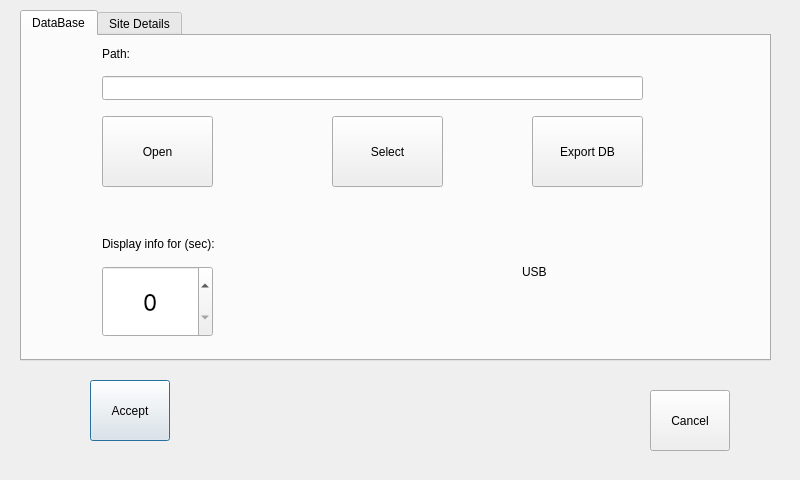
<?xml version="1.0" encoding="UTF-8"?>
<ui version="4.0">
 <class>atpSettings</class>
 <widget class="QDialog" name="atpSettings">
  <property name="geometry">
   <rect>
    <x>0</x>
    <y>0</y>
    <width>800</width>
    <height>480</height>
   </rect>
  </property>
  <property name="windowTitle">
   <string>Dialog</string>
  </property>
  <widget class="QPushButton" name="buttonAccept">
   <property name="geometry">
    <rect>
     <x>90</x>
     <y>380</y>
     <width>80</width>
     <height>61</height>
    </rect>
   </property>
   <property name="text">
    <string>Accept</string>
   </property>
  </widget>
  <widget class="QPushButton" name="buttonCancel">
   <property name="geometry">
    <rect>
     <x>650</x>
     <y>390</y>
     <width>80</width>
     <height>61</height>
    </rect>
   </property>
   <property name="text">
    <string>Cancel</string>
   </property>
  </widget>
  <widget class="QTabWidget" name="tabSettings">
   <property name="geometry">
    <rect>
     <x>20</x>
     <y>10</y>
     <width>751</width>
     <height>351</height>
    </rect>
   </property>
   <property name="currentIndex">
    <number>0</number>
   </property>
   <widget class="QWidget" name="tabDataBase">
    <attribute name="title">
     <string>DataBase</string>
    </attribute>
    <widget class="QLineEdit" name="editDbPath">
     <property name="geometry">
      <rect>
       <x>80</x>
       <y>40</y>
       <width>541</width>
       <height>24</height>
      </rect>
     </property>
    </widget>
    <widget class="QPushButton" name="buttonOpenDb">
     <property name="geometry">
      <rect>
       <x>80</x>
       <y>80</y>
       <width>111</width>
       <height>71</height>
      </rect>
     </property>
     <property name="text">
      <string>Open</string>
     </property>
    </widget>
    <widget class="QPushButton" name="buttoneSelectDb">
     <property name="geometry">
      <rect>
       <x>310</x>
       <y>80</y>
       <width>111</width>
       <height>71</height>
      </rect>
     </property>
     <property name="text">
      <string>Select</string>
     </property>
    </widget>
    <widget class="QLabel" name="label">
     <property name="geometry">
      <rect>
       <x>80</x>
       <y>200</y>
       <width>191</width>
       <height>16</height>
      </rect>
     </property>
     <property name="text">
      <string>Display info for (sec):</string>
     </property>
    </widget>
    <widget class="QLabel" name="label_2">
     <property name="geometry">
      <rect>
       <x>80</x>
       <y>10</y>
       <width>151</width>
       <height>16</height>
      </rect>
     </property>
     <property name="text">
      <string>Path:</string>
     </property>
    </widget>
    <widget class="QSpinBox" name="spinSeconds">
     <property name="geometry">
      <rect>
       <x>80</x>
       <y>230</y>
       <width>111</width>
       <height>71</height>
      </rect>
     </property>
     <property name="font">
      <font>
       <family>Latin Modern Mono Prop Light</family>
       <pointsize>20</pointsize>
       <weight>75</weight>
       <bold>true</bold>
      </font>
     </property>
     <property name="alignment">
      <set>Qt::AlignCenter</set>
     </property>
     <property name="maximum">
      <number>60</number>
     </property>
    </widget>
    <widget class="QLabel" name="lbl_device">
     <property name="geometry">
      <rect>
       <x>500</x>
       <y>200</y>
       <width>161</width>
       <height>71</height>
      </rect>
     </property>
     <property name="text">
      <string>USB</string>
     </property>
    </widget>
    <widget class="QPushButton" name="buttoneDbExport">
     <property name="geometry">
      <rect>
       <x>510</x>
       <y>80</y>
       <width>111</width>
       <height>71</height>
      </rect>
     </property>
     <property name="text">
      <string>Export DB</string>
     </property>
    </widget>
   </widget>
   <widget class="QWidget" name="tabSiteDetails">
    <attribute name="title">
     <string>Site Details</string>
    </attribute>
    <widget class="QLineEdit" name="editJobRef">
     <property name="geometry">
      <rect>
       <x>290</x>
       <y>10</y>
       <width>441</width>
       <height>24</height>
      </rect>
     </property>
    </widget>
    <widget class="QLineEdit" name="editSiteName">
     <property name="geometry">
      <rect>
       <x>290</x>
       <y>50</y>
       <width>441</width>
       <height>24</height>
      </rect>
     </property>
    </widget>
    <widget class="QTextEdit" name="editAddres">
     <property name="geometry">
      <rect>
       <x>10</x>
       <y>140</y>
       <width>271</width>
       <height>171</height>
      </rect>
     </property>
    </widget>
    <widget class="QLineEdit" name="editPostcode">
     <property name="geometry">
      <rect>
       <x>290</x>
       <y>90</y>
       <width>441</width>
       <height>24</height>
      </rect>
     </property>
    </widget>
    <widget class="QDateEdit" name="dateJobStart">
     <property name="geometry">
      <rect>
       <x>310</x>
       <y>170</y>
       <width>201</width>
       <height>121</height>
      </rect>
     </property>
    </widget>
    <widget class="QDateEdit" name="dateJobFinish">
     <property name="geometry">
      <rect>
       <x>540</x>
       <y>170</y>
       <width>201</width>
       <height>121</height>
      </rect>
     </property>
    </widget>
    <widget class="QLabel" name="label_3">
     <property name="geometry">
      <rect>
       <x>0</x>
       <y>10</y>
       <width>291</width>
       <height>16</height>
      </rect>
     </property>
     <property name="text">
      <string>Reference No</string>
     </property>
     <property name="alignment">
      <set>Qt::AlignCenter</set>
     </property>
    </widget>
    <widget class="QLabel" name="label_4">
     <property name="geometry">
      <rect>
       <x>10</x>
       <y>120</y>
       <width>211</width>
       <height>16</height>
      </rect>
     </property>
     <property name="text">
      <string>Address</string>
     </property>
    </widget>
    <widget class="QLabel" name="label_5">
     <property name="geometry">
      <rect>
       <x>0</x>
       <y>50</y>
       <width>291</width>
       <height>16</height>
      </rect>
     </property>
     <property name="text">
      <string>Site Name</string>
     </property>
     <property name="alignment">
      <set>Qt::AlignCenter</set>
     </property>
    </widget>
    <widget class="QLabel" name="label_6">
     <property name="geometry">
      <rect>
       <x>10</x>
       <y>90</y>
       <width>281</width>
       <height>20</height>
      </rect>
     </property>
     <property name="text">
      <string>Postcode:</string>
     </property>
     <property name="alignment">
      <set>Qt::AlignCenter</set>
     </property>
    </widget>
    <widget class="QLabel" name="label_7">
     <property name="geometry">
      <rect>
       <x>310</x>
       <y>140</y>
       <width>201</width>
       <height>16</height>
      </rect>
     </property>
     <property name="text">
      <string>Job start date</string>
     </property>
     <property name="alignment">
      <set>Qt::AlignCenter</set>
     </property>
    </widget>
    <widget class="QLabel" name="label_8">
     <property name="geometry">
      <rect>
       <x>540</x>
       <y>140</y>
       <width>201</width>
       <height>20</height>
      </rect>
     </property>
     <property name="text">
      <string>Job end Date</string>
     </property>
     <property name="alignment">
      <set>Qt::AlignCenter</set>
     </property>
    </widget>
   </widget>
  </widget>
 </widget>
 <resources/>
 <connections/>
</ui>
